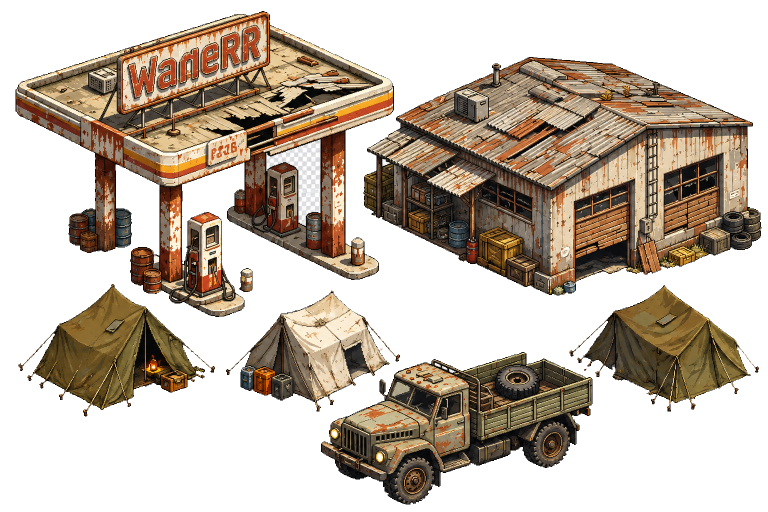
#> input picture postapocalyptic_camp_transparent.png, 1536 x 1024 px (shown at 1/2 size)
$ python build_assets.py
#> lines starting #> are read from the running program, lines starting #| are printed output that depends on the picture; after the words box and inside, x2 and y2 are one past the last pixel; in counts of white or black regions, pixels touching at a corner belong together
"""Сборка игровых ассетов из исходных картинок.
Запуск из корня проекта:  python tools/build_assets.py
Результат: game/assets/... и game/js/manifest.js
"""
import json, os
import numpy as np
from PIL import Image, ImageFilter
from scipy import ndimage

ROOT = os.path.dirname(os.path.dirname(os.path.abspath(__file__)))
OUT = os.path.join(ROOT, "game", "assets")

SHEETS = {
    "military": ("8da839eb-17a4-49b9-ba3a-35153d59af41.png", 0.95, False),
    "camp": ("postapocalyptic_camp_transparent.png", 0.5, True),
    "market": ("postapocalyptic_market_transparent.png", 0.5, True),
    "veg": ("age_of_caravans_vegetation_transparent.png", 0.62, True),
    "power": ("Пиксельный набор промышленных электросетей.png", 0.5, False),
    "objects": ("Постапокалиптический изометрический набор объектов.png", 0.62, False),
    "postind": ("Изометрический набор постиндустриальных объектов.png", 0.85, False),
}

# имя спрайта: (лист, (x0, y0, x1, y1)) — координаты в исходном листе
SPRITES = {
    # --- лагерь ---
    "gas_station": ("camp", (29, 20, 790, 636)),
    "garage": ("camp", (725, 112, 1525, 593)),
    "tent_green_lit": ("camp", (64, 566, 412, 835)),
    "tent_white": ("camp", (479, 579, 781, 825)),
    "tent_green": ("camp", (1165, 568, 1503, 825)),
    "truck": ("camp", (640, 702, 1187, 1011)),
    # --- рынок ---
    "shop_big": ("market", (15, 22, 771, 503)),
    "booth": ("market", (779, 44, 1202, 450)),
    "shop_parts": ("market", (832, 268, 1495, 985)),
    "stall_awning": ("market", (383, 431, 835, 735)),
    "stall_food": ("market", (46, 625, 533, 992)),
    # --- объекты ---
    "water_tower": ("objects", (22, 12, 342, 420)),
    "watchtower_wood": ("objects", (353, 13, 641, 386)),
    "quonset": ("objects", (581, 12, 1079, 347)),
    "med_tent": ("objects", (1086, 20, 1532, 328)),
    "fuel_tank": ("objects", (411, 315, 865, 633)),
    "car_shed": ("objects", (867, 265, 1360, 627)),
    "windmill": ("objects", (1368, 293, 1530, 709)),
    "bunker_small": ("objects", (16, 413, 448, 691)),
    "sandbag_post": ("objects", (894, 551, 1495, 899)),
    "bus": ("objects", (10, 650, 577, 915)),
    "wrecked_cars": ("objects", (568, 615, 899, 834)),
    "crate_long": ("objects", (494, 833, 585, 910)),
    "ammo_box": ("objects", (595, 822, 705, 905)),
    "jersey_small": ("objects", (15, 919, 107, 1002)),
    "jersey_yellow": ("objects", (113, 901, 260, 998)),
    "jersey_red": ("objects", (263, 880, 388, 978)),
    "hedgehog": ("objects", (389, 860, 484, 972)),
    "crate_small": ("objects", (502, 918, 579, 991)),
    "barrels": ("objects", (589, 895, 729, 1006)),
    "cable_spool": ("objects", (733, 847, 819, 954)),
    "tires": ("objects", (825, 843, 976, 982)),
    "pallet": ("objects", (979, 878, 1122, 981)),
    "sacks_pallet": ("objects", (1122, 901, 1301, 1007)),
    "pipes": ("objects", (1308, 841, 1522, 982)),
    # --- военные ---
    "mil_hq": ("military", (8, 8, 532, 330)),
    "mil_mg_bunker": ("military", (465, 52, 735, 218)),
    "mil_aa": ("military", (712, 15, 998, 255)),
    "mil_tower": ("military", (987, 12, 1208, 293)),
    "mil_radio_truck": ("military", (1215, 52, 1530, 288)),
    "mil_med_tent": ("military", (387, 225, 818, 450)),
    "mil_heli": ("military", (768, 262, 1320, 555)),
    "mil_fuel": ("military", (1245, 285, 1530, 518)),
    "mil_hangar": ("military", (8, 330, 518, 608)),
    "mil_truck_shed": ("military", (532, 435, 945, 683)),
    "mil_tent": ("military", (15, 600, 270, 758)),
    "mil_camo_net": ("military", (267, 563, 563, 758)),
    "mil_missile": ("military", (885, 533, 1245, 758)),
    "mil_radar": ("military", (1245, 510, 1530, 743)),
    "mil_btr": ("military", (8, 750, 353, 938)),
    "mil_tank": ("military", (360, 720, 705, 915)),
    "mil_lamp": ("military", (717, 690, 788, 878)),
    "mil_checkpoint": ("military", (750, 698, 1005, 885)),
    "mil_bunker_door": ("military", (1312, 743, 1530, 923)),
    "mil_sandwall": ("military", (192, 897, 435, 998)),
    "mil_barrier": ("military", (435, 922, 543, 1008)),
    "mil_barrier2": ("military", (548, 900, 660, 983)),
    "mil_crates": ("military", (8, 915, 105, 1017)),
    "mil_concrete": ("military", (1118, 758, 1208, 840)),
    "mil_crate_pile": ("military", (1208, 743, 1305, 825)),
    "mil_ammo": ("military", (1260, 930, 1358, 1008)),
    "mil_locker": ("military", (1155, 870, 1223, 960)),
    # --- электросети ---
    "transformer_big": ("power", (23, 16, 482, 510)),
    "transformer": ("power", (489, 107, 768, 492)),
    "transformer_rad": ("power", (756, 181, 1020, 519)),
    "pole": ("power", (1101, 164, 1226, 477)),
    "pole_box": ("power", (1318, 223, 1396, 516)),
    "lamp_post": ("power", (54, 458, 107, 724)),
    "pillar": ("power", (724, 559, 805, 724)),
    "gate_rad": ("power", (881, 506, 1445, 743)),
    "fence_wire": ("power", (19, 731, 331, 977)),
    "fence_wire_s": ("power", (340, 739, 519, 950)),
    "fence_wire_corner": ("power", (544, 742, 810, 981)),
    "fence_bars": ("power", (824, 736, 1095, 953)),
    # --- растительность ---
    "tree_oak": ("veg", (8, 8, 285, 390)),
    "tree_pine": ("veg", (563, 8, 720, 360)),
    "tree_spruce": ("veg", (717, 15, 855, 352)),
    "tree_yellow": ("veg", (846, 4, 1026, 381)),
    "tree_dead": ("veg", (1019, 55, 1171, 386)),
    "tree_dead2": ("veg", (1178, 16, 1300, 380)),
    "tree_willow": ("veg", (1300, 53, 1521, 397)),
    "tree_small": ("veg", (521, 284, 633, 555)),
    "bush_berry": ("veg", (748, 356, 918, 540)),
    "bush_round": ("veg", (923, 366, 1051, 514)),
    "bush_flower": ("veg", (1055, 365, 1221, 533)),
    "bush_dry": ("veg", (1224, 412, 1361, 527)),
    "stump_big": ("veg", (1281, 374, 1529, 600)),
    "bush_low": ("veg", (639, 596, 812, 690)),
    "log": ("veg", (3, 678, 318, 836)),
    "log2": ("veg", (286, 681, 541, 792)),
    "stump": ("veg", (715, 678, 927, 792)),
    "grass1": ("veg", (283, 779, 418, 884)),
    "grass2": ("veg", (368, 774, 590, 926)),
    "grass3": ("veg", (12, 862, 124, 934)),
    "grass4": ("veg", (144, 854, 243, 955)),
    "flowers": ("veg", (596, 796, 697, 884)),
    "weeds": ("veg", (755, 810, 915, 916)),
    "rocks": ("veg", (950, 900, 1110, 1014)),
    "rocks2": ("veg", (1113, 877, 1256, 989)),
    "rocks_big": ("veg", (1256, 833, 1522, 1011)),
    # --- постиндустриальный набор ---
    "brick_factory": ("postind", (14, 22, 503, 395)),
    "warehouse": ("postind", (485, 48, 977, 337)),
    "silo": ("postind", (951, 10, 1176, 378)),
    "tank_horizontal": ("postind", (1182, 81, 1523, 363)),
    "storage_shed": ("postind", (387, 332, 782, 614)),
    "water_tower2": ("postind", (797, 298, 946, 637)),
    "gantry_crane": ("postind", (30, 367, 382, 648)),
    "office_hq": ("postind", (964, 373, 1319, 679)),
    "floodlight": ("postind", (1330, 362, 1406, 663)),
    "power_pole2": ("postind", (1413, 370, 1509, 699)),
    "bus2": ("postind", (30, 605, 361, 796)),
    "boxcar": ("postind", (423, 611, 707, 784)),
    "pipes_stack": ("postind", (710, 634, 898, 746)),
    "elec_cabinet": ("postind", (892, 636, 1002, 755)),
    "guard_booth": ("postind", (1028, 674, 1125, 780)),
    "forklift": ("postind", (1145, 674, 1274, 807)),
    "grate": ("postind", (1302, 705, 1406, 763)),
    "wrecked_car": ("postind", (28, 788, 277, 908)),
    "concrete_blocks": ("postind", (314, 766, 476, 879)),
    "barrels_crates": ("postind", (494, 760, 698, 865)),
    "cable_barrel": ("postind", (716, 750, 869, 832)),
    "pallet_boxes": ("postind", (877, 768, 976, 833)),
    "sign_quarantine": ("postind", (991, 787, 1123, 928)),
    "checkpoint2": ("postind", (1157, 810, 1354, 1005)),
    "fence_mesh": ("postind", (1348, 750, 1511, 885)),
    "big_pipes": ("postind", (28, 874, 347, 1005)),
    "jersey_yellow2": ("postind", (447, 875, 574, 964)),
    "jersey_grey": ("postind", (505, 922, 614, 1004)),
    "crate_pile": ("postind", (630, 861, 767, 953)),
    "locker_green": ("postind", (790, 841, 914, 995)),
    "barriers_red": ("postind", (969, 903, 1145, 1005)),
    "vent_hatch": ("postind", (1366, 872, 1517, 981)),
}

_cache = {}


def clean_sheet(key):
    if key in _cache:
        return _cache[key]
    fname, scale, checker = SHEETS[key]
    a = np.array(Image.open(os.path.join(ROOT, fname)).convert("RGBA"))
    rgb = a[:, :, :3].astype(int)
    lowsat_light = (rgb.max(axis=2) - rgb.min(axis=2) <= 14) & (rgb.min(axis=2) >= 170)
    if checker:
        # «шахматка», нарисованная внутри картинки: светло-серые пиксели, связанные с прозрачностью
        cand = (a[:, :, 3] < 30) | lowsat_light
        lab, _ = ndimage.label(cand)
        touching = np.unique(lab[a[:, :, 3] < 30])
        kill = np.isin(lab, touching[touching > 0]) & lowsat_light
        a[kill, 3] = 0
    # белая кайма
    a[(a[:, :, 3] < 220) & lowsat_light, 3] = 0
    mask = a[:, :, 3] > 200
    lab, _ = ndimage.label(ndimage.binary_dilation(mask, iterations=2))
    _cache[key] = (a, mask, lab, scale)
    return _cache[key]


def crop(key, box):
    a, mask, lab, scale = clean_sheet(key)
    x0, y0, x1, y1 = box
    sub = lab[y0:y1, x0:x1]
    ids, cnt_in = np.unique(sub[sub > 0], return_counts=True)
    keep = []
    for i, c in zip(ids, cnt_in):
        total = (lab == i).sum()
        if c / total >= 0.7 and c > 60:
            keep.append(i)
    if not keep:  # объект сросся с соседями — берём всё, что попало в рамку
        keep = [i for i, c in zip(ids, cnt_in) if c > 60]
    sel = np.isin(lab, keep)
    sel[:y0, :] = False; sel[y1:, :] = False; sel[:, :x0] = False; sel[:, x1:] = False
    ys, xs = np.nonzero(sel)
    by0, by1, bx0, bx1 = ys.min(), ys.max() + 1, xs.min(), xs.max() + 1
    out = a[by0:by1, bx0:bx1].copy()
    out[~sel[by0:by1, bx0:bx1], 3] = 0
    im = Image.fromarray(out)
    w, h = max(1, round(im.width * scale)), max(1, round(im.height * scale))
    return im.resize((w, h), Image.LANCZOS)


# [126 lines left out: functions build_soldier, build_rat, build_wolf, not called in this run]


# ---- город: объекты из папки «Город», высота в пикселях подобрана к росту героя (~85 px) ----
CITY = [
    ("photo_2026-10-13_00-07-12.jpg", "city_panel_double", 640, {}),
    ("photo_2026-10-13_00-07-13.jpg", "city_panel_long", 580, {}),
    ("photo_2026-10-13_00-07-14.jpg", "city_panel_tower", 660, {}),
    ("photo_2026-10-13_00-07-15.jpg", "city_kiosk", 230, {}),
    ("photo_2026-10-13_00-07-16.jpg", "city_pharmacy", 220, {}),
    ("photo_2026-10-13_00-15-10.jpg", "city_fence", 150, {}),
    ("photo_2026-10-13_00-15-11.jpg", "city_substation", 240, {"thin": True}),
    ("photo_2026-10-13_00-15-12 (2).jpg", "city_busstop", 165, {}),
    ("photo_2026-10-13_00-15-12.jpg", "city_dumpsters", 95, {}),
    ("photo_2026-10-13_00-15-13.jpg", "city_rubble", 105, {}),
    ("photo_2026-10-13_00-19-55.jpg", "city_bench", 52, {"holes": True}),
    ("photo_2026-10-13_00-19-56.jpg", "city_playground", 210, {}),
]


# [90 lines left out: functions build_city, build_roach, build_portrait, build_ground, not called in this run]


def main():
    for d in ("sprites", "chars", "ground", "tiles", "ui"):
        os.makedirs(os.path.join(OUT, d), exist_ok=True)
    manifest = {}
    for name, (sheet, box) in SPRITES.items():
        im = crop(sheet, box)
#> in clean_sheet, a is the input picture: shape (1024, 1536, 4); mean R, G, B, A 182, 170.1, 158.1, 122.2
#> in clean_sheet, `lowsat_light = (rgb.max(axis=2) - rgb.min(axis=2) <= 14) & (rgb.min(ax..`:
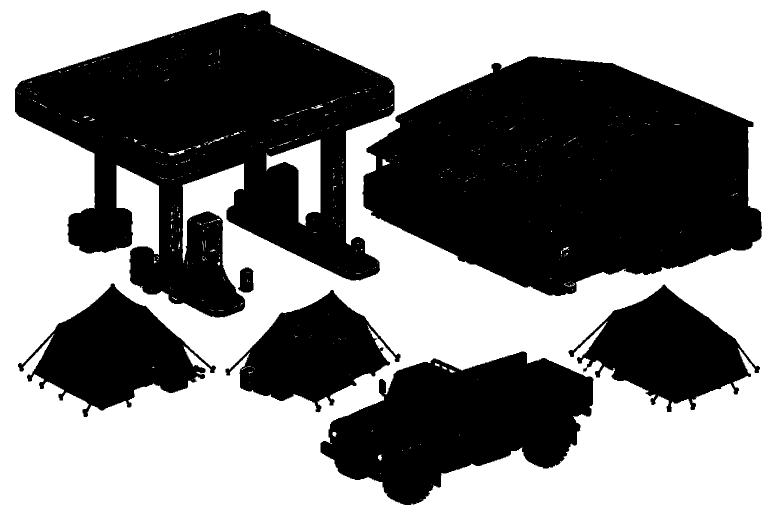
#> lowsat_light: shape (1024, 1536) bool (shown at 1/2 size); 51.6% white; 8 black regions (1 under 20 px), largest, box (x1, y1, x2, y2) and area: (725, 113, 1524, 592) 271423, (30, 21, 789, 635) 247155, (641, 703, 1187, 1010) 101081
#> in clean_sheet, `cand = (a[:, :, 3] < 30) | lowsat_light`: cand: shape (1024, 1536) bool; 52.8% white; 9 black regions (2 under 20 px), largest, box (x1, y1, x2, y2) and area: (727, 114, 1523, 591) 268251, (31, 22, 788, 634) 241780, (642, 704, 1185, 1009) 98718
#> in clean_sheet, `lab, _ = ndimage.label(cand)`:
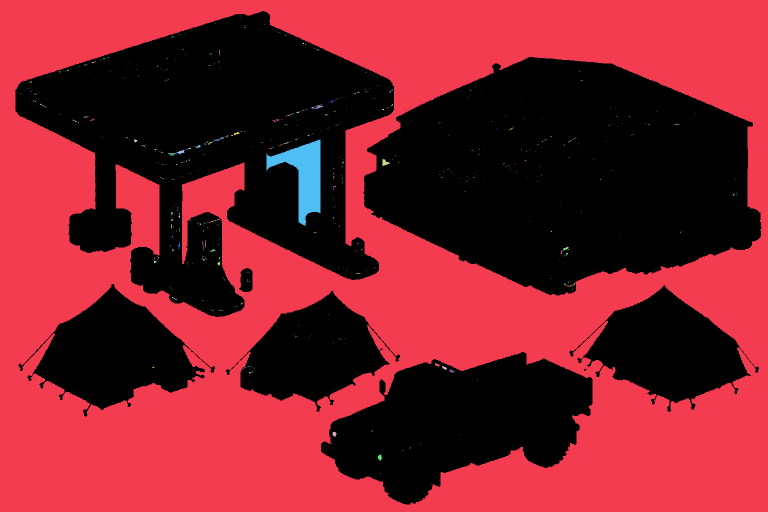
#> lab: shape (1024, 1536) int32 (shown at 1/2 size); 579 distinct labels, from 0 to 578; one colour per label, 0 black
#> in clean_sheet, `touching = np.unique(lab[a[:, :, 3] < 30])`: touching = [1]
#> in clean_sheet, `kill = np.isin(lab, touching[touching > 0]) & lowsat_light`: kill: shape (1024, 1536) bool; 50.9% white; 8 black regions (1 under 20 px), largest, box (x1, y1, x2, y2) and area: (725, 113, 1524, 592) 271919, (30, 21, 789, 635) 256940, (641, 703, 1187, 1010) 101349
#> in clean_sheet, `a[kill, 3] = 0`: a: shape (1024, 1536, 4); under 0.01% of pixels changed, all inside (x1, y1, x2, y2) = (366, 158, 777, 888)
#> in clean_sheet, `mask = a[:, :, 3] > 200`: mask: shape (1024, 1536) bool; 47.9% white; 9 white regions (2 under 20 px), largest, box (x1, y1, x2, y2) and area: (727, 114, 1523, 591) 268747, (31, 22, 788, 634) 251565, (642, 704, 1185, 1009) 98986
#> in clean_sheet, `lab, _ = ndimage.label(ndimage.binary_dilation(mask, iterations=2))`:
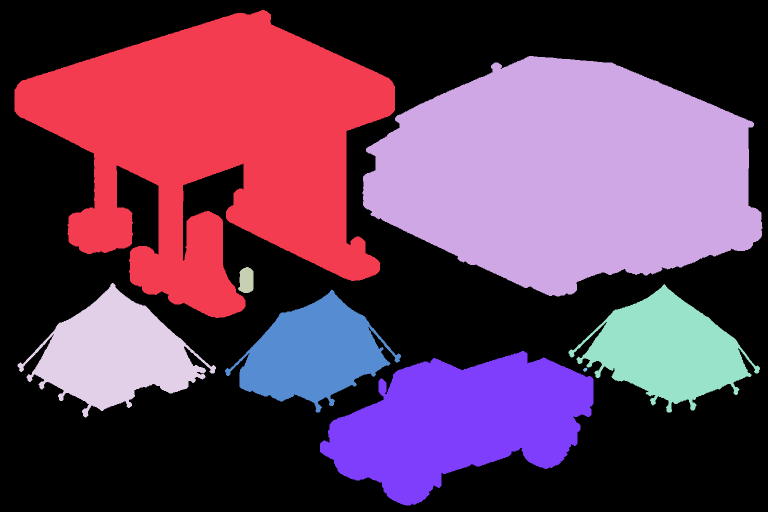
#> lab: shape (1024, 1536) int32 (shown at 1/2 size); 9 distinct labels, from 0 to 8; one colour per label, 0 black
#> in crop, `a, mask, lab, scale = clean_sheet(key)`: scale = 0.5
#> in crop, `sub = lab[y0:y1, x0:x1]`:
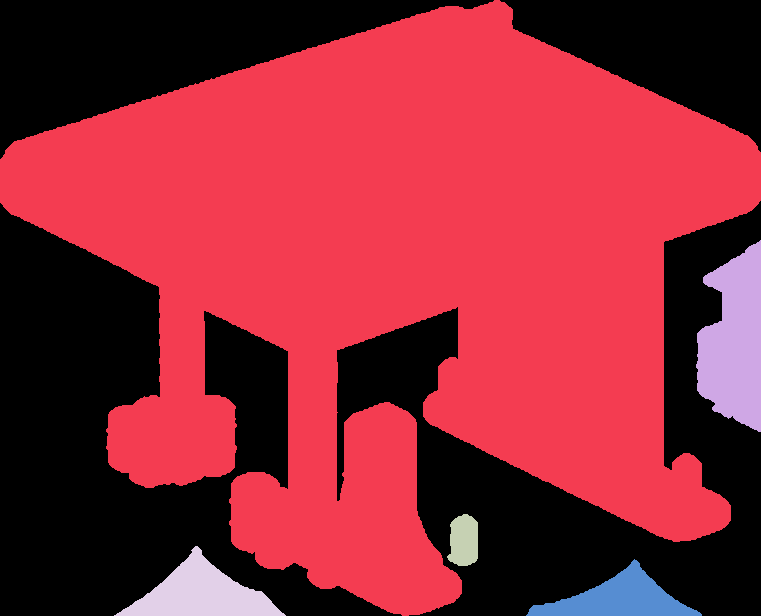
#> sub: shape (616, 761) int32; 6 distinct labels, from 0 to 6; one colour per label, 0 black
#> in crop, `ids, cnt_in = np.unique(sub[sub > 0], return_counts=True)`: ids = [1, 2, 3, 4, 6]; cnt_in = [258993, 8865, 1307, 5521, 4419]
#> the loop in crop, `for i, c in zip(ids, cnt_in):` made 5 passes
#> (i, c, total) on passes 1 to 5: (1, 258993, 258993), (2, 8865, 273000), (3, 1307, 1307), (4, 5521, 50211), (6, 4419, 42896)
#> after the loop in crop, `for i, c in zip(ids, cnt_in):`: keep = [1, 3]
#> in crop, `sel = np.isin(lab, keep)`:
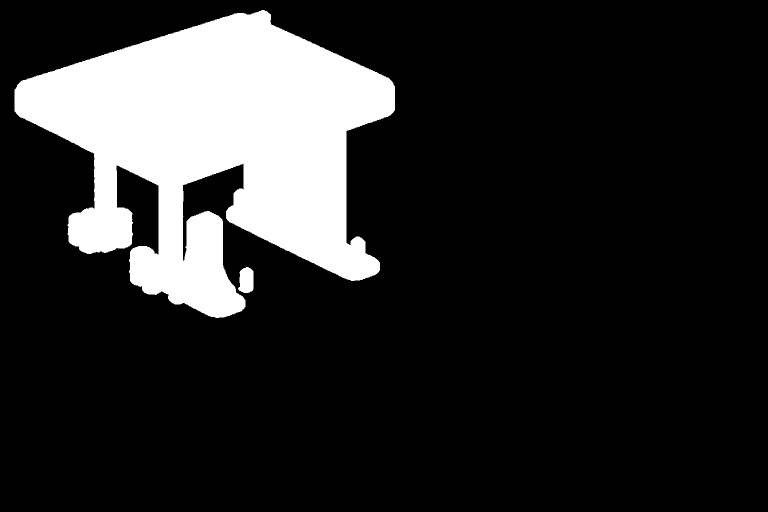
#> sel: shape (1024, 1536) bool (shown at 1/2 size); 16.5% white; 2 white regions, box (x1, y1, x2, y2) and area: (29, 20, 790, 636) 258993, (476, 534, 507, 586) 1307
#> in crop, `by0, by1, bx0, bx1 = ys.min(), ys.max() + 1, xs.min(), xs.max() + 1`: by0 = 20; by1 = 636; bx0 = 29; bx1 = 790
#> in crop, `out[~sel[by0:by1, bx0:bx1], 3] = 0`:
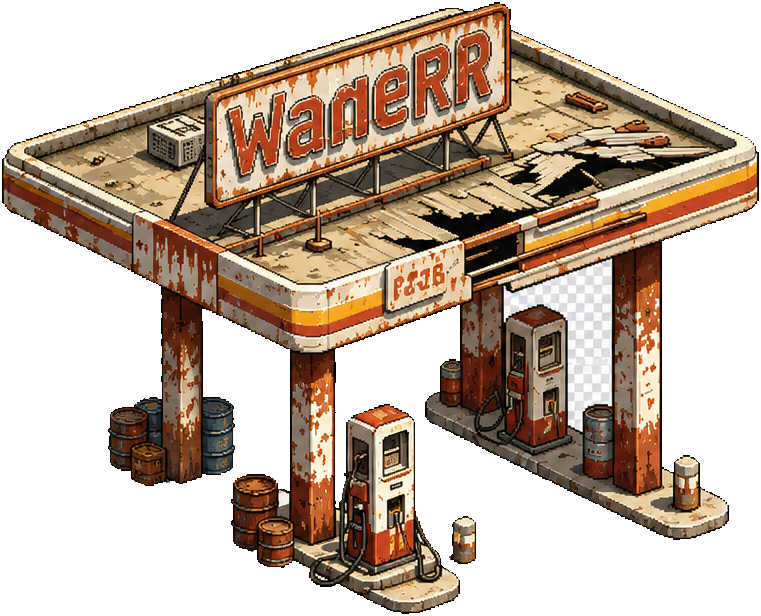
#> out: shape (616, 761, 4); mean R, G, B, A 180.3, 162.5, 147.2, 137.4; transparent parts drawn white
#> in crop, `w, h = max(1, round(im.width * scale)), max(1, round(im.height * scale))`: w = 380; h = 308
#> in crop, `return im.resize((w, h), Image.LANCZOS)`:
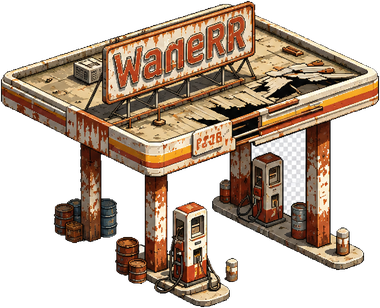
#> returned value: PIL image 380x308 RGBA; mean R, G, B, A 78.9, 61.7, 47, 137.4; transparent parts drawn white
        im.save(os.path.join(OUT, "sprites", name + ".png"))
        manifest[name] = {"src": f"assets/sprites/{name}.png", "w": im.width, "h": im.height}
        print(name, im.size)
#| gas_station (380, 308)
    build_soldier(manifest)
    import build_guns
    build_guns.build(manifest)
    import build_konst
    build_konst.build(manifest)
    import build_car
    build_car.build(manifest)
    import build_heroes
    build_heroes.build(manifest)
    build_rat(manifest)
    build_wolf(manifest)
    build_roach(manifest)
    build_city(manifest)
    build_portrait(manifest)
    build_ground(manifest)
    with open(os.path.join(ROOT, "game", "js", "manifest.js"), "w", encoding="utf-8") as f:
        f.write("// Сгенерировано tools/build_assets.py\nwindow.ASSET_MANIFEST = ")
        json.dump(manifest, f, ensure_ascii=False, indent=0)
        f.write(";\n")


if __name__ == "__main__":
#> (the run stopped early here; a loop or call above may not have finished)
